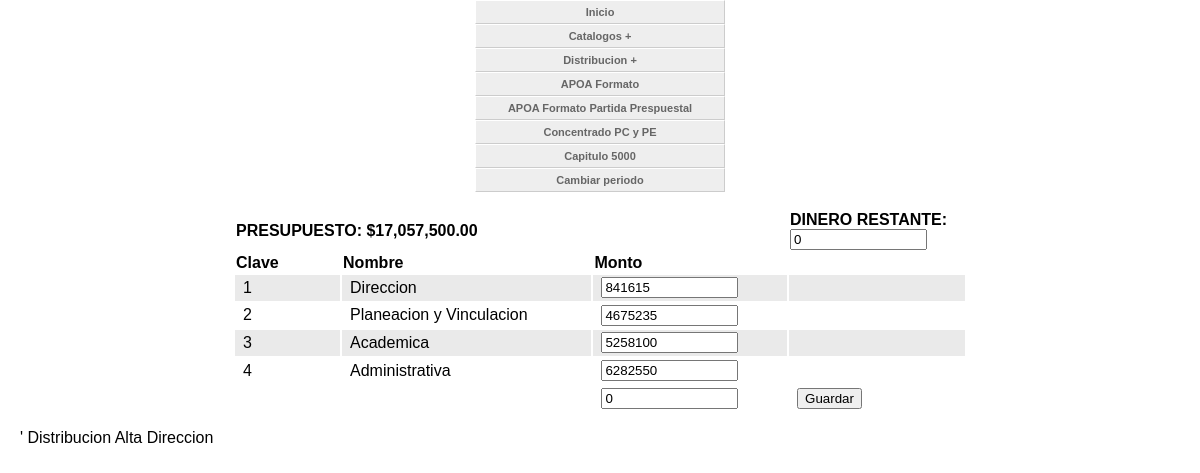
The page /distribucion_altadireccion.php on the database its author committed.
### tables this page shows
CREATE TABLE `presupuestoinicial` (
  `clave` int(11) NOT NULL auto_increment,
  `vigencia` date default NULL,
  `monto` double default NULL,
  `periodo` varchar(20) default NULL,
  PRIMARY KEY  (`clave`),
  KEY `i_clave` (`clave`)
);

CREATE TABLE `altadireccion` (
  `clave` varchar(20) NOT NULL,
  `nombre` varchar(200) default NULL,
  `vigencia` date default NULL,
  `monto` double default NULL,
  `gasto_propio` double default NULL,
  `periodo` varchar(20) default NULL,
  `id_altadireccion` int(11) NOT NULL auto_increment,
  PRIMARY KEY  (`id_altadireccion`),
  KEY `i_clave` (`clave`)
);

### distribucion_altadireccion.php (the view, shortened to what this page needs)
<!DOCTYPE html PUBLIC "-//W3C//DTD XHTML 4.01 Transitional//EN" "http://www.w3.org/TR/xhtml1/DTD/xhtml1-transitional.dtd">
<html xmlns="http://www.w3.org/1999/xhtml">
<head>
</head>
<body onload="cargar();" onunload="window.opener.history.go(0);" >
<div  align="center" class="cssMenu">
							<ul id="navmenu">
  <li><a href="index_menu.php">Inicio</a></li>
  <li><a >Catalogos +</a>
  </li>
  <li><a href="#">Distribucion +</a>
  </li>
  <li><a  href="combo_apoa.php">APOA Formato</a></li>
  <li><a   href="APOApartidaPresupuestal.php">APOA Formato Partida Prespuestal</a></li>
  <li><a  href="programa_operativo_anual.php">Concentrado PC y PE</a></li>
  <li><a href="formato_capitulo5000.php">Capitulo 5000</a></li>
  <li><a href="index.php">Cambiar periodo</a></li>
</ul>
						</div>
<form id="form1" name="form1" method="post" action="">
<?PHP
	$Sql="SELECT * FROM altadireccion";
	$ISql = mysql_query($Sql);
	$num=mysql_num_rows($ISql);
	$var="SELECT monto FROM presupuestoinicial";
	$var2 = mysql_query($var);
	$row=mysql_fetch_array($var2);
	$total = $row['monto'];
?>
  <table width="734" border="0" align="center">
    <tr>
      <th colspan="3" align="left">PRESUPUESTO: <?="$".number_format($total, 2, '.', ',');?></th>
      <th>DINERO RESTANTE:<input name="restante" type="text" id="restante" value="0" size="14" readonly="readonly" /></th>
    </tr>
    <tr>
      <th width="81">Clave</th>
      <th width="195">Nombre</th>
      <th width="86">Monto</th>
      <th width="99">&nbsp;</th>
    </tr>
<?PHP
	if($num>0)
	{
		$a=1;
		$con=1;
		while($row = mysql_fetch_array($ISql))
		{
		if($a==0)
		{
		?>
            <? $a=1;}else{?>
            <tr class="odd">
            <? $a=0;}?>
      			<td><? echo $row[0]; ?><input name="hidclv_<?=$con;?>" type="hidden" id="hidclv_<?=$con;?>" value="<?=$row[0];?>"/></td>
		      	<td><? echo $row[1]; ?></td>
      			<td><input name="txtmonto_<?=$con;?>" type="text" onkeypress="return decimales(event,this);"  id="txtmonto_<?=$con;?>" size="14" onblur="valida(<?=$con;?>);" onfocus="dato(<?=$con;?>);" value="<?=$row[3];?>" /></td>
               	<td>&nbsp;</td>
   			</tr>
    <? $con++;
		}
	}
?>
			<tr>
              <td>&nbsp;</td>
              <td><input name="hid" type="hidden" id="hid" value="<?=$total;?>"/>
              <input name="hidc" type="hidden" id="hidc" value="<?=$con-1;?>"/></td>
              <td><input name="tot" type="text" id="tot" value="0" size="14" readonly="readonly" /></td>
              <td><input type="button" name="Guardar" id="Guardar" value="Guardar"  onclick="javascript:enviar(<?=$con;?>);"/></td>
            </tr>
  </table>
</form>
<link type="text/css" rel="stylesheet" href="stylesheets/TableGear.css" />'
						<span class="txtcontenidoazul">Distribucion Alta Direccion</span>
</body>
</html>

### cssmenuhorizontal.css (style rules this page uses)
ul#navmenu, ul#navmenu li, ul#navmenu ul { margin: 0; border: 0 none; padding: 0; width: 250px; list-style: none; }
ul#navmenu li { display: block !important; display: inline; position: relative; }
ul#navmenu a { border: 1px solid #FFF; border-right-color: #CCC; border-bottom-color: #CCC; padding: 0 6px; display: block; background: #EEE; color: #666; font: bold 11px/22px Verdana, Arial, Helvetica, sans-serif; text-decoration: none; height: auto !important; height: 100%; }

### stylesheets/TableGear.css (style rules this page uses)
body { margin: 0 auto; padding: 0 20px 20px 20px; font-family: Tahoma, Helvetica, Arial, sans-serif; }
form { padding: 1em; }
tr.odd { background-color: #eaeaea; }
th,td { text-align: left; }
td { height: 1.6em; padding: 0 0.5em; }

### distribucion_altadireccion.php (style rules this page uses)
a { color: #900; text-decoration: none; }

### rows shown on the page
presupuestoinicial: monto "17,057,500.00"
altadireccion: clave "1", nombre "Direccion", txtmonto_1 "841615"
altadireccion: clave "2", nombre "Planeacion y Vinculacion", monto "4675235"
altadireccion: clave "3", nombre "Academica", monto "5258100"
altadireccion: clave "4", nombre "Administrativa", monto "6282550"
